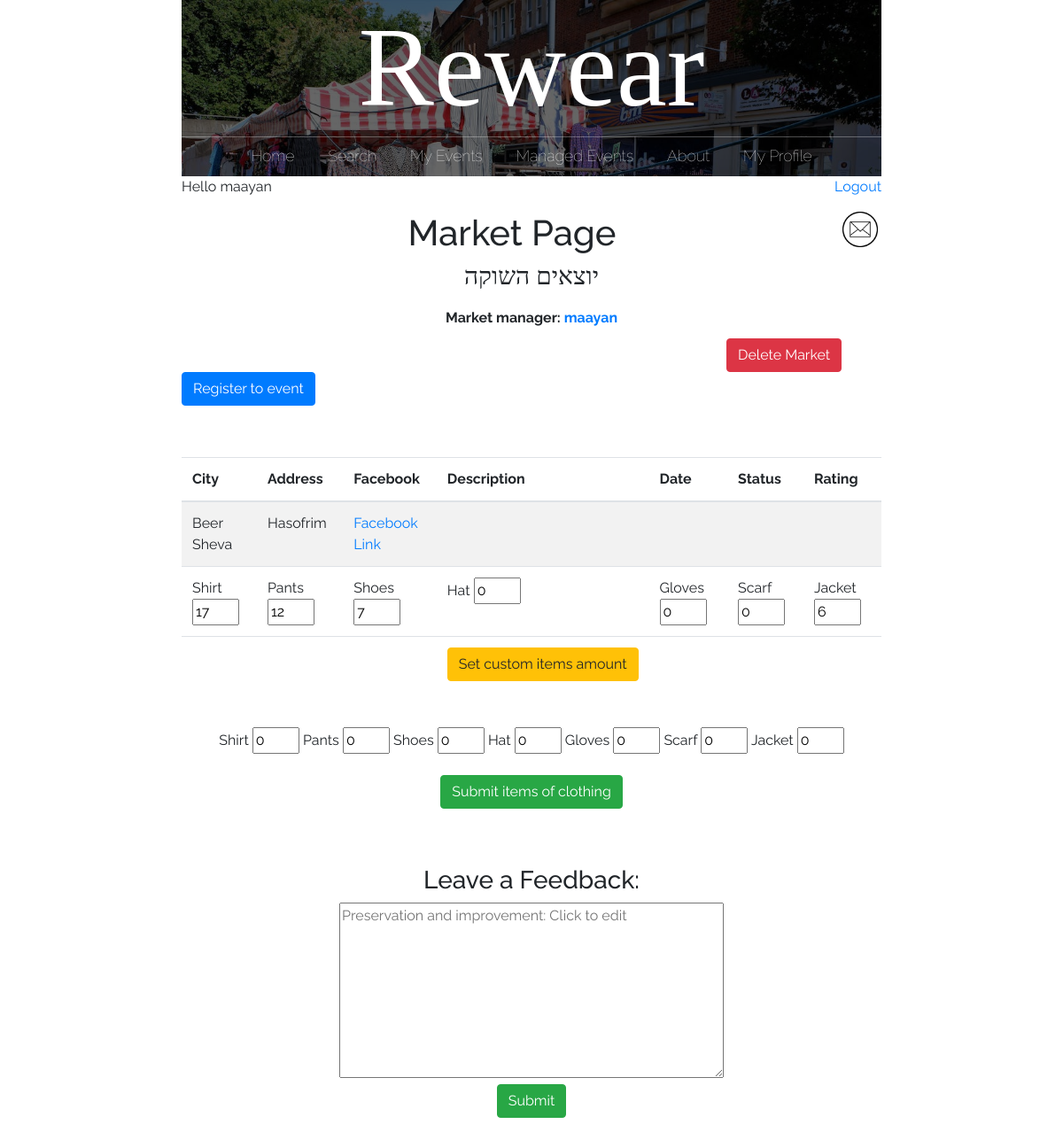
The app's page /market_page/2/ (signed in), older data.
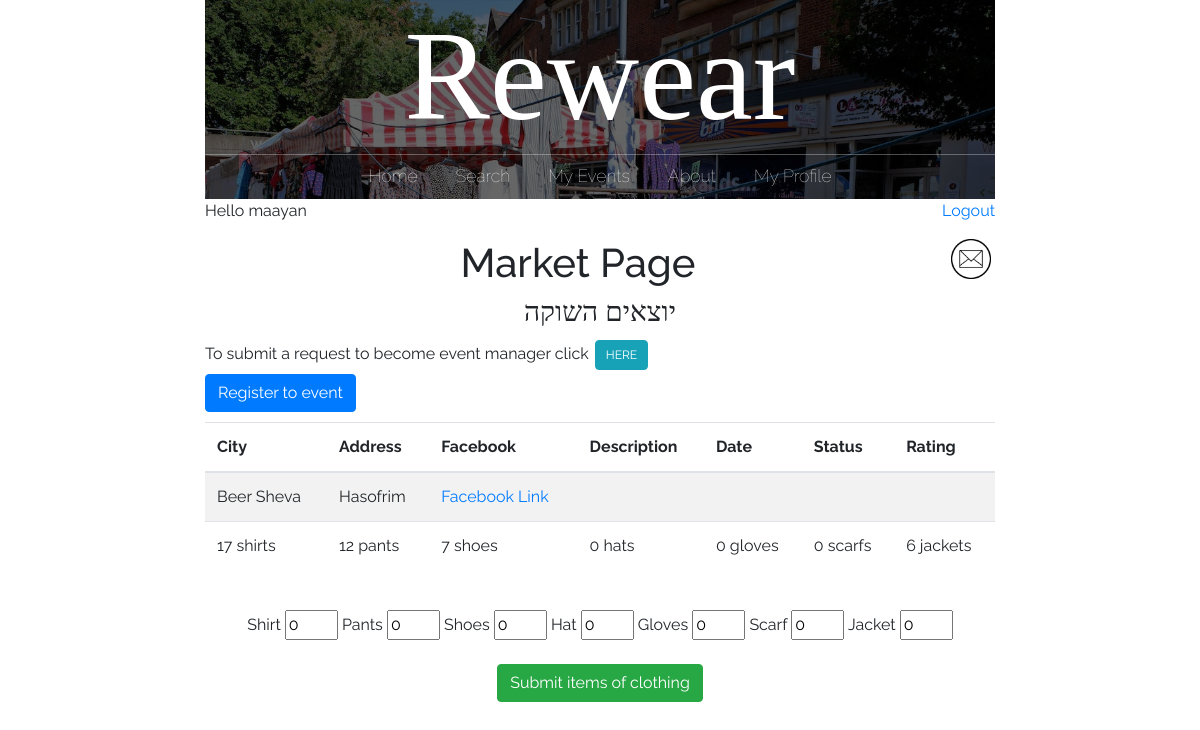
The same page, newer data.
### main/models.py (models this page shows, shortened)
class market(models.Model):
    id = models.AutoField(primary_key=True)
    name = models.CharField(max_length=200, blank=True)
    city = models.CharField(max_length=200, blank=True)
    address = models.CharField(max_length=200, blank=True)
    facebook = models.CharField(max_length=200, default='', blank=True)
    description = models.CharField(max_length=200, default='', blank=True)
    google_location = models.CharField(max_length=1000, default='', blank=True)
    market_manager = models.CharField(max_length=200, default='', blank=True)
    date = models.CharField(max_length=200, default='', blank=True)
    status = models.CharField(max_length=200, default='', blank=True)
    rating = models.CharField(max_length=200, default='', blank=True)
    shirt = models.IntegerField(default=0, blank=True)
    pants = models.IntegerField(default=0, blank=True)
    shoes = models.IntegerField(default=0, blank=True)
    hat = models.IntegerField(default=0, blank=True)
    gloves = models.IntegerField(default=0, blank=True)
    scarf = models.IntegerField(default=0, blank=True)
    jacket = models.IntegerField(default=0, blank=True)
    other = models.IntegerField(default=0, blank=True)
    class Meta:
        app_label = 'main'

### main/views.py (the view)
# urls.py: path("market_page/<id>/", views.market_page, name="market"),
def market_page(response, id):
    cur_market = market.objects.get(id=id)
    myevents = myEvent.objects.filter(user_id=response.user.id, market_id=id)
    new_mail = new_messages(response.user.username)
    if myevents:
        return render(response, "main/market_page.html",
                      {'market': cur_market, 'sign_event': True, 'new_mail': new_mail})
    else:
        return render(response, "main/market_page.html",
                      {'market': cur_market, 'sign_event': False, 'new_mail': new_mail})

### main/views.py (called while the page is built)
def new_messages(username):
    try:
        messages = Message.objects.filter(recipient=User.objects.filter(username=username)[0])
        for m in messages:
            if not m.is_read:
                return True
        return False
    except:
        return False

### main/templates/main/market_page.html (shortened to what the changed rows need)
{% extends 'main/base.html' %}
{% load crispy_forms_tags %}
{% block content %}
{% if user.is_authenticated %}
<center>
	<h1>Market Page</h1>
	<h3>{{market.name}}</h3>
	<table class="admin"><tr>
	{% if market.market_manager %}
		<td><b>
			Market manager: <a href="/profile/{{market.market_manager}}">{{market.market_manager}}</a>
		</b></td>
	{% endif %}
	</tr></table>
</center>
{% if market.market_manager == user.username %}
	<div class="row justify-content-end">
	  <div class="col-sm-3">
		<form method="post" action='/delete_market/{{market.id}}/' class="form-group">
		  <input type="submit" value="Delete Market" class="btn btn-danger" style="float: left;">
		</form>
	  </div>
	</div>
{% endif %}
{% if user.is_authenticated and not user.is_superuser and market.market_manager == "" %}
	<span style="float: center;">
		<form method="post" action='/submit_request/{{request.user.id}}/{{market.id}}/'>
			To submit a request to become event manager click
			<input type="submit" value="HERE" class="btn btn-info" style="margin: 4px 2px;font-size: 12px;display: inline-block;padding: 5px 10px;">
		</form>
	</span>
{% endif %}
{% if user.is_authenticated and not sign_event %}
		<form method="post" action='/sign_event/{{request.user.id}}/{{market.id}}/'>
		<center>
			<input type="submit" value="Register to event" class="btn btn-primary" style="float: left;">
			<br>
		</center>
		</form>
	{% else %}
	<h4>Thank you for signing to our event.</h4>
	<p>We will see you there!</p>
{% endif %}
	<table class="table table-striped">
	  <thead>
		<tr>
			<th>City</th>
			<th>Address</th>
			<th>Facebook</th>
			<th>Description</th>
			<th>Date</th>
			<th>Status</th>
			<th>Rating</th>
		</tr>
	  </thead>
	  <tbody>
		<tr>
			<td>{{market.city}}</td>
			<td>{{market.address}}</td>
			<td><a href="http://www.facebook.com/">Facebook Link</a></td>
			<td>{{market.description}}</td>
			<td>{{market.date}}</td>
			<td>{{market.status}}</td>
			<td>{{market.rating}}</td>
		</tr>
		{% if market.market_manager == user.username %}
			<tr>
				<br/>
				<form method="post" action='/set_market_value/{{market.id}}/'class="form-group">
					<td><a>Shirt </a><input type="number" name="shirt" min="0" max="50" step="1" value="{{market.shirt}}" ></td>
					<td><a>Pants </a><input type="number" name="pants" min="0" max="50" step="1" value="{{market.pants}}" ></td>
					<td><a>Shoes </a><input type="number" name="shoes" min="0" max="50" step="1" value="{{market.shoes}}"></td>
					<td><a>Hat </a><input type="number" name="hat" min="0" max="50" step="1" value="{{market.hat}}" ></td>
					<td><a>Gloves </a><input type="number" name="gloves" min="0" max="50" step="1" value="{{market.gloves}}"></td>
					<td><a>Scarf </a><input type="number" name="scarf" min="0" max="50" step="1" value="{{market.scarf}}"></td>
					<td><a>Jacket </a><input type="number" name="jacket" min="0" max="50" step="1" value="{{market.jacket}}"></td>
					<br> <br>
					<tr style="background: transparent;"><td></td><td></td><td></td>
						<td>
								<input value="Set custom items amount" type="submit" class="btn btn-warning">
						</td><td></td><td></td><td></td>
					</tr>
				</form>
			</tr>
		{% else %}
			<tr>
				<br/>
				<td>{{market.shirt}} shirts</td>
				<td>{{market.pants}} pants</td>
				<td>{{market.shoes}} shoes</td>
				<td>{{market.hat}} hats</td>
				<td>{{market.gloves}} gloves</td>
				<td>{{market.scarf}} scarfs</td>
				<td>{{market.jacket}} jackets</td>
			</tr>
	  	{% endif %}
	  </tbody>
	</table>
	<br>
	<center>
	<form method="post" action='/update_market/{{market.id}}/'class="form-group">
		<a>Shirt </a><input type="number" name="shirt" min="0" max="50" step="1" value="0" >
		<a>Pants </a><input type="number" name="pants" min="0" max="50" step="1" value="0" >
		<a>Shoes </a><input type="number" name="shoes" min="0" max="50" step="1" value="0">
		<a>Hat </a><input type="number" name="hat" min="0" max="50" step="1" value="0" >
		<a>Gloves </a><input type="number" name="gloves" min="0" max="50" step="1" value="0">
		<a>Scarf </a><input type="number" name="scarf" min="0" max="50" step="1" value="0">
		<a>Jacket </a><input type="number" name="jacket" min="0" max="50" step="1" value="0">
		<br> <br>
		<input value="Submit items of clothing" type="submit" class="btn btn-success">
	</form>
	</center>
<br> <br>
{% else %}
<p>Please sign <a href="/login/">login</a> in order to view this content.</p>
<p>Not registered yet? <a href="/signup/">Sign up</a></p>
{% endif %}
{% if not feedback and user.is_authenticated and market.market_manager != '' %}
	<center><h3>Leave a Feedback:</h3>
	<form method="post" action='/feedback/{{market.name}}/' class="form-group">
		<textarea name="message" rows="8" cols="50" const placeholder="Preservation and improvement: Click to edit"></textarea>
		<br><input type="submit" class="btn btn-success">
	</form></center>
{% elif market.market_manager != '' %}
	<center><h4>Your message was delivered</h4>
			Thank you for your feedback!<br><br>
	</center>
{% endif %}
{% endblock %}

### main/templates/main/base.html (shortened to what this page needs)
{% load static %}
<!doctype html>
<html>
	<head>
		<link rel="stylesheet" href="https://stackpath.bootstrapcdn.com/bootstrap/4.3.1/css/bootstrap.min.css">
		<link rel="stylesheet" href="{% static 'css/styles.css' %}">
	</head>
	<body>
	<div id = "content", name = "content">
		<div class="row justify-content-center">
			<div class="col-8">
			<center>
					<header class="main-header">
						<h1 class="header-name header-name-large">Rewear</h1>
						<nav class="nav main-nav">
							<ul>
								<li><a href="/">Home</a></li>
								{% if user.is_authenticated %}
									<li><a href="/search_page/">Search</a></li>
									<li><a href="/my_events/{{request.user.id}}">My Events</a></li>
								{% endif %}
								{% if user.groups.all.0.name == 'eventManager' %}
									<li><a href="/managed_events/{{request.user.id}}">Managed Events</a></li>
								{% endif %}
								<li><a href="/about/">About</a></li>
								{% if user.is_authenticated and user.is_superuser %}
									<li><a href="/submissions/">Submissions
									<!--<div style="display: inline-block;">
										<div style="border-radius: 50%; width: 10px; height: 10px; padding: 2px; border: solid; border-color: red;"></div>
									</div>-->
									</a></li>
									<li><a href="/admin/">Administration</a></li>
								{% elif user.is_authenticated and user.is_active%}
								<li><a href="/profile/">My Profile</a></li>
								{% endif %}
							</ul>
						</nav>
					</header>
			</center>
			{% if user.is_authenticated %}
			<p style="text-align:left;">
				<td><left>Hello {{request.user.username}}</left></td>
				<span style="float:right;">
					<td><right><a href="/logout">Logout</a></right></td>
				</span>
			</p>
			<p>
				<span style="float:right;">
					{% if new_mail %}
						<a href="/inbox" style="text-decoration:none">
							<img src='{% static "media/new_mail.png" %}' alt="inbox" height=40px width=40px>&nbsp;
						</a>
					{% else %}
						<a href="/inbox" style="text-decoration:none">
							<img src='{% static "media/mail_icon.png" %}' alt="inbox" height=40px width=40px>&nbsp;
						</a>
					{% endif %}
				</span>
			</p>
			{% endif %}
				{% block content %}
				{% endblock %}
			</div>
		</div>
	</div>
	</body>
</html>

Row changes from the older to the newer data that the page shows:
changed market "יוצאים השוקה": market_manager "maayan" → (not shown)
Text that changed along with them:
form field value: (not shown) → "HERE"
form field value: "Delete Market" → (not shown)
form field value: "Set custom items amount" → (not shown)
text no longer shown: "Managed Events Market manager: Shirt Pants Shoes Hat Gloves Scarf Jacket Leave a Feedback:"
text now shown: "To submit a request to become event manager click shirts pants shoes hats gloves scarfs jackets"
